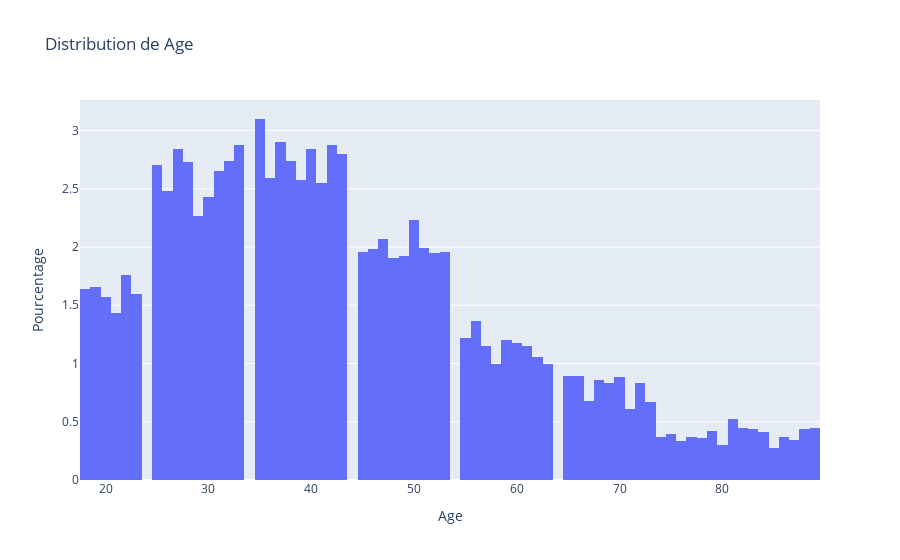
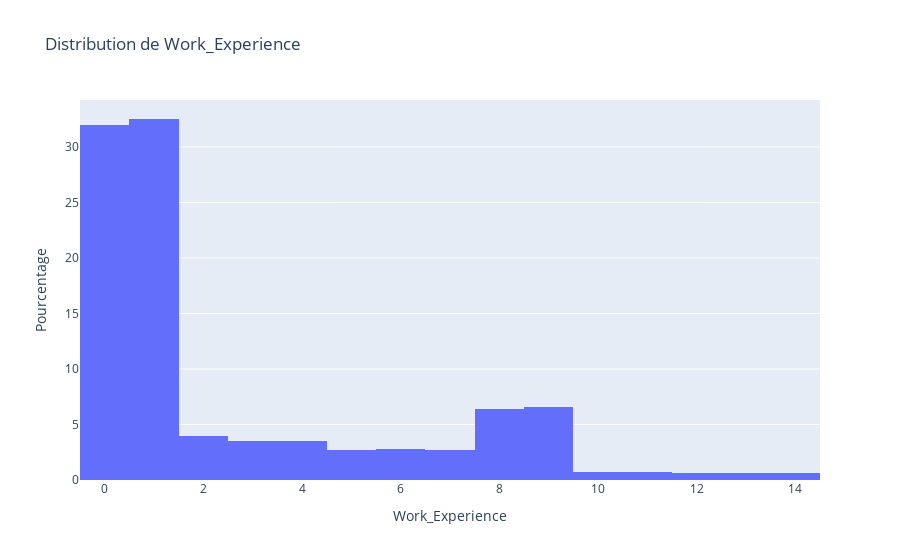
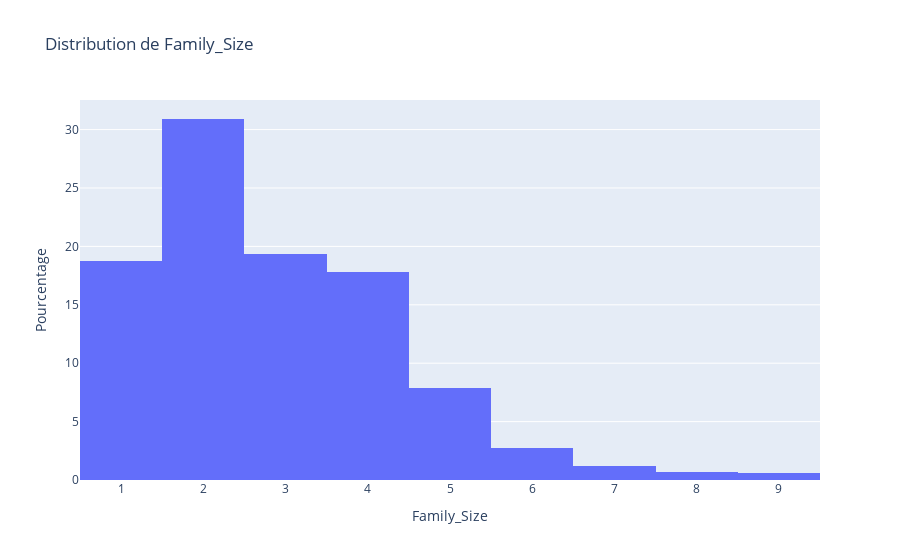

Here is the notebook cell these charts were saved with, in order:
### Markdown cell above
La colonne `ID` n'est utilisée que pour identifier les différents clients. Cependant, il est possible d'utiliser toutes les autres valeurs. On voit, par contre, qu'on a déjà des données manquantes dans la colonne `Work_Experience`. 

Du coup, il nous faut faire une visualisation des données pour essayer de gagner un peu de connaissance. 

## Visualisation des données

### Code cell
# Visualisation des colonnes numériques

num_cols = ['Age', 'Work_Experience', 'Family_Size']

for col in num_cols:
    fig = px.histogram(df, x=col, title=f'Distribution de {col}', histnorm='percent')

    fig.update_layout(
        xaxis_title_text=col,
        yaxis_title_text='Pourcentage',
    )

    fig.show()

### Figure 1 — Plotly figure (JSON) as saved in the notebook; plotly's stock layout.template omitted (floating-point values rounded to 4 significant figures; data arrays with more than 128 entries replaced by an {"elided": "..."} marker saying what was removed)
{"data": [{"alignmentgroup": "True", "bingroup": "x", "histnorm": "percent", "hovertemplate": "Age=%{x}<br>percent=%{y}<extra></extra>", "legendgroup": "", "marker": {"color": "#636efa", "pattern": {"shape": ""}}, "name": "", "offsetgroup": "", "orientation": "v", "showlegend": false, "type": "histogram", "x": {"elided": "8068 int values"}, "xaxis": "x", "yaxis": "y"}], "layout": {"barmode": "relative", "legend": {"tracegroupgap": 0}, "title": {"text": "Distribution de Age"}, "xaxis": {"anchor": "y", "domain": [0, 1], "title": {"text": "Age"}}, "yaxis": {"anchor": "x", "domain": [0, 1], "title": {"text": "Pourcentage"}}}}

### Figure 2 — Plotly figure (JSON) as saved in the notebook; plotly's stock layout.template omitted (floating-point values rounded to 4 significant figures; data arrays with more than 128 entries replaced by an {"elided": "..."} marker saying what was removed)
{"data": [{"alignmentgroup": "True", "bingroup": "x", "histnorm": "percent", "hovertemplate": "Work_Experience=%{x}<br>percent=%{y}<extra></extra>", "legendgroup": "", "marker": {"color": "#636efa", "pattern": {"shape": ""}}, "name": "", "offsetgroup": "", "orientation": "v", "showlegend": false, "type": "histogram", "x": {"elided": "8068 int values"}, "xaxis": "x", "yaxis": "y"}], "layout": {"barmode": "relative", "legend": {"tracegroupgap": 0}, "title": {"text": "Distribution de Work_Experience"}, "xaxis": {"anchor": "y", "domain": [0, 1], "title": {"text": "Work_Experience"}}, "yaxis": {"anchor": "x", "domain": [0, 1], "title": {"text": "Pourcentage"}}}}

### Figure 3 — Plotly figure (JSON) as saved in the notebook; plotly's stock layout.template omitted (floating-point values rounded to 4 significant figures; data arrays with more than 128 entries replaced by an {"elided": "..."} marker saying what was removed)
{"data": [{"alignmentgroup": "True", "bingroup": "x", "histnorm": "percent", "hovertemplate": "Family_Size=%{x}<br>percent=%{y}<extra></extra>", "legendgroup": "", "marker": {"color": "#636efa", "pattern": {"shape": ""}}, "name": "", "offsetgroup": "", "orientation": "v", "showlegend": false, "type": "histogram", "x": {"elided": "8068 int values"}, "xaxis": "x", "yaxis": "y"}], "layout": {"barmode": "relative", "legend": {"tracegroupgap": 0}, "title": {"text": "Distribution de Family_Size"}, "xaxis": {"anchor": "y", "domain": [0, 1], "title": {"text": "Family_Size"}}, "yaxis": {"anchor": "x", "domain": [0, 1], "title": {"text": "Pourcentage"}}}}
